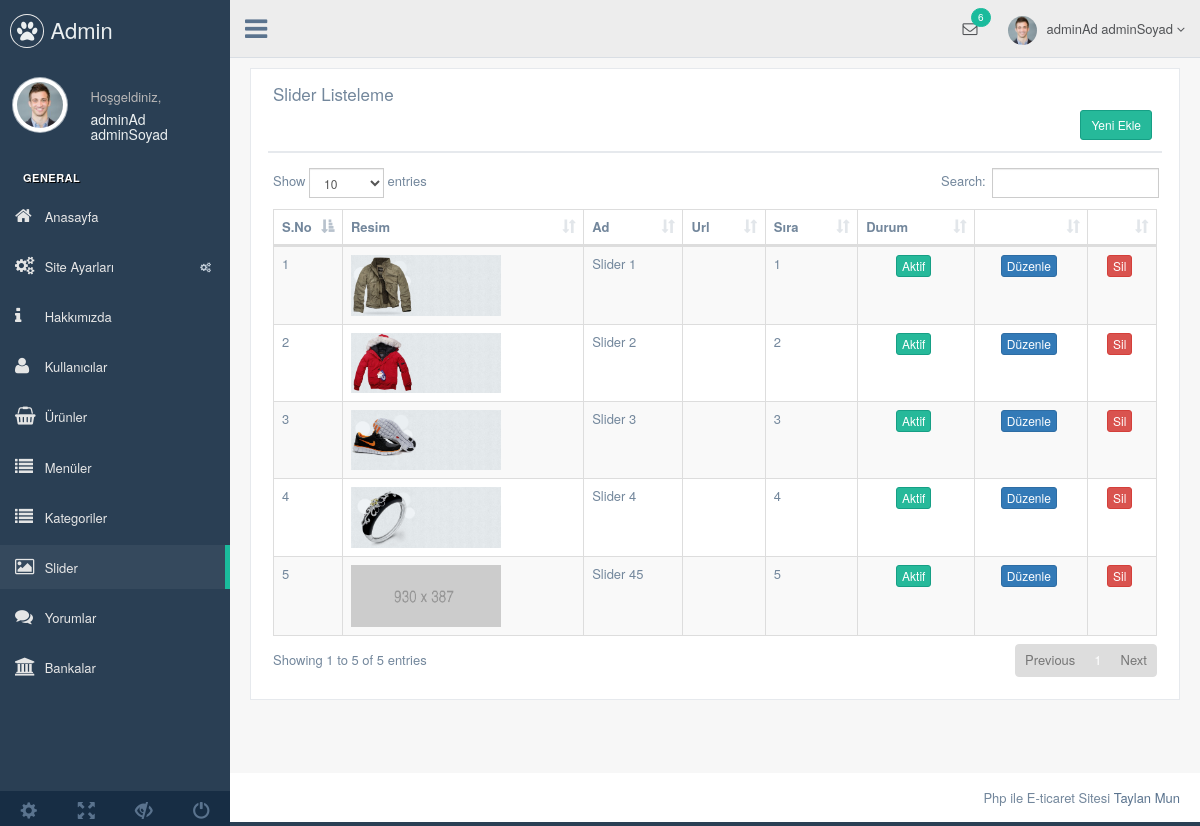
The page /e-ticaret/nedmin/production/slider.php (signed in) on the database its author committed.
### tables this page shows
CREATE TABLE `kullanici` (
  `kullanici_id` int(11) NOT NULL,
  `kullanici_zaman` datetime NOT NULL DEFAULT CURRENT_TIMESTAMP,
  `kullanici_resim` varchar(250) NOT NULL,
  `kullanici_tc` varchar(50) NOT NULL,
  `kullanici_ad` varchar(50) NOT NULL,
  `kullanici_mail` varchar(100) NOT NULL,
  `kullanici_gsm` varchar(50) NOT NULL,
  `kullanici_password` varchar(50) NOT NULL,
  `kullanici_adsoyad` varchar(50) NOT NULL,
  `kullanici_adres` varchar(250) NOT NULL,
  `kullanici_il` varchar(100) NOT NULL,
  `kullanici_ilce` varchar(100) NOT NULL,
  `kullanici_unvan` varchar(100) NOT NULL,
  `kullanici_yetki` varchar(50) NOT NULL,
  `kullanici_durum` int(1) NOT NULL DEFAULT '1'
);

CREATE TABLE `slider` (
  `slider_id` int(11) NOT NULL,
  `slider_ad` varchar(100) NOT NULL,
  `slider_resimyol` varchar(250) NOT NULL,
  `slider_sira` int(2) NOT NULL,
  `slider_link` varchar(250) NOT NULL,
  `slider_durum` enum('0','1') NOT NULL DEFAULT '1'
);

### e-ticaret/nedmin/production/slider.php (the view, shortened to what this page needs)
<?php
include 'header.php';
$slidersor=$db->prepare("SELECT * FROM slider");
$slidersor->execute();
?>
<div class="right_col" role="main">
  <div class="">
    <div class="row">
      <div class="col-md-12 col-sm-12 col-xs-12">
        <div class="x_panel">
          <div class="x_title">
            <h2>Slider Listeleme </h2>
            <div class="clearfix"></div>
            <div align="right">
              <a href="slider-ekle.php"><button class="btn btn-success btn-sm">Yeni Ekle</button></a>
            </div>
          </div>
          <div class="x_content">
            <table id="datatable-responsive" class="table table-striped table-bordered dt-responsive nowrap" cellspacing="0" width="100%">
              <thead>
                <tr>
                  <th>S.No</th>
                  <th>Resim</th>
                  <th>Ad</th>
                  <th>Url</th>
                  <th>Sıra</th>
                  <th>Durum</th>
                  <th></th>
                  <th></th>
                </tr>
              </thead>
              <tbody>
                <?php
                $say=0;
                while($slidercek=$slidersor->fetch(PDO::FETCH_ASSOC)) { $say++ ?>
                  <tr>
                    <td width="20"><?php echo $say ?></td>
                    <td><img width="150" src="../../<?php echo $slidercek['slider_resimyol'] ?>"> </td>
                    <td><?php echo $slidercek['slider_ad'] ?></td>
                    <td><?php echo $slidercek['slider_url'] ?></td>
                    <td><?php echo $slidercek['slider_sira'] ?></td>
                    <td><center><?php
                    if ($slidercek['slider_durum']==1) {?>
                      <button class="btn btn-success btn-xs">Aktif</button>
                    <?php } else{?>
                     <button class="btn btn-danger btn-xs">Pasif</button>
                     <?php } ?> </center>
                   </td>
                   <td><center><a href="slider-duzenle.php?slider_id=<?php echo $slidercek['slider_id']; ?>"><button class="btn btn-primary btn-xs">Düzenle</button></a></center></td>
                   <td><center><a href="../netting/islem.php?slider_id=<?php echo $slidercek['slider_id']; ?> & slidersil=ok&slider_resimyol=<?php echo $slidercek['slider_resimyol'] ?>"><button class="btn btn-danger btn-xs">Sil</button></a></center></td>
                 </tr>
               <?php  }
               ?>
             </tbody>
           </table>
         </div>
       </div>
     </div>
   </div>
 </div>
</div>
<?php include 'footer.php'; ?>

### e-ticaret/nedmin/production/header.php (shortened to what this page needs)
<?php
include '../netting/baglan.php';
$kullanicisor=$db->prepare("SELECT * from kullanici where kullanici_mail=:mail");
$kullanicisor->execute(array(
  'mail' => $_SESSION['kullanici_mail']
));
$kullanicicek=$kullanicisor->fetch(PDO::FETCH_ASSOC);
?>
<!DOCTYPE html>
<html lang="en">
<head>
  <link href="../vendors/bootstrap/dist/css/bootstrap.min.css" rel="stylesheet">
  <link href="../vendors/font-awesome/css/font-awesome.min.css" rel="stylesheet">
  <link href="../vendors/nprogress/nprogress.css" rel="stylesheet">
  <link href="../vendors/iCheck/skins/flat/green.css" rel="stylesheet">
  <link href="../vendors/datatables.net-bs/css/dataTables.bootstrap.min.css" rel="stylesheet">
  <link href="../vendors/datatables.net-buttons-bs/css/buttons.bootstrap.min.css" rel="stylesheet">
  <link href="../vendors/datatables.net-fixedheader-bs/css/fixedHeader.bootstrap.min.css" rel="stylesheet">
  <link href="../vendors/datatables.net-responsive-bs/css/responsive.bootstrap.min.css" rel="stylesheet">
  <link href="../vendors/datatables.net-scroller-bs/css/scroller.bootstrap.min.css" rel="stylesheet">
  <link href="../vendors/dropzone/dist/min/dropzone.min.css" rel="stylesheet">
  <link href="../build/css/custom.min.css" rel="stylesheet">
</head>
<body class="nav-md">
  <div class="container body">
    <div class="main_container">
      <div class="col-md-3 left_col">
        <div class="left_col scroll-view">
          <div class="navbar nav_title" style="border: 0;">
            <a href="index.php" class="site_title"><i class="fa fa-paw"></i> <span>Admin</span></a>
          </div>
          <div class="profile clearfix">
            <div class="profile_pic">
              <img src="images/img.jpg" alt="..." class="img-circle profile_img">
            </div>
            <div class="profile_info">
              <span>Hoşgeldiniz,</span>
              <h2><?php echo $kullanicicek['kullanici_adsoyad']; ?></h2>
            </div>
          </div>
          <br />
          <div id="sidebar-menu" class="main_menu_side hidden-print main_menu">
            <div class="menu_section">
              <h3>General</h3>
              <ul class="nav side-menu">
                <li><a href="index.php"><i class="fa fa-home"></i> Anasayfa </a></li>
                <li><a><i class="fa fa-cogs"></i> Site Ayarları <span class="fa fa-cogs"></span></a>
                </li>
                <li><a href="hakkimizda.php"><i class="fa fa-info"></i> Hakkımızda </a></li>
                <li><a href="kullanici.php"><i class="fa fa-user"></i> Kullanıcılar </a></li>
                <li><a href="urun.php"><i class="fa fa-shopping-basket"></i> Ürünler </a></li>
                <li><a href="menu.php"><i class="fa fa-list"></i> Menüler </a></li>
                <li><a href="kategori.php"><i class="fa fa-list"></i> Kategoriler </a></li>
                <li><a href="slider.php"><i class="fa fa-image"></i> Slider </a></li>
                <li><a href="yorum.php"><i class="fa fa-comments"></i> Yorumlar </a></li>
                <li><a href="banka.php"><i class="fa fa-bank"></i> Bankalar </a></li>
              </ul>
            </div>
          </div>
          <div class="sidebar-footer hidden-small">
            <a data-toggle="tooltip" data-placement="top" title="Settings">
              <span class="glyphicon glyphicon-cog" aria-hidden="true"></span>
            </a>
            <a data-toggle="tooltip" data-placement="top" title="FullScreen">
              <span class="glyphicon glyphicon-fullscreen" aria-hidden="true"></span>
            </a>
            <a data-toggle="tooltip" data-placement="top" title="Lock">
              <span class="glyphicon glyphicon-eye-close" aria-hidden="true"></span>
            </a>
            <a data-toggle="tooltip" data-placement="top" title="Logout">
              <span class="glyphicon glyphicon-off" aria-hidden="true"></span>
            </a>
          </div>
        </div>
      </div>
      <div class="top_nav">
        <div class="nav_menu">
          <nav>
            <div class="nav toggle">
              <a id="menu_toggle"><i class="fa fa-bars"></i></a>
            </div>
            <ul class="nav navbar-nav navbar-right">
              <li class="">
                <a href="javascript:;" class="user-profile dropdown-toggle" data-toggle="dropdown" aria-expanded="false">
                  <img src="images/img.jpg" alt=""><?php echo $kullanicicek['kullanici_adsoyad']; ?>
                  <span class=" fa fa-angle-down"></span>
                </a>
              </li>
              <li role="presentation" class="dropdown">
                <a href="javascript:;" class="dropdown-toggle info-number" data-toggle="dropdown" aria-expanded="false">
                  <i class="fa fa-envelope-o"></i>
                  <span class="badge bg-green">6</span>
                </a>
              </li>
            </ul>
          </nav>
        </div>
      </div>

### e-ticaret/nedmin/production/footer.php (shortened to what this page needs)
        <footer>
          <div class="pull-right">
            Php ile E-ticaret Sitesi <a href="#">Taylan Mun</a>
          </div>
          <div class="clearfix"></div>
        </footer>
      </div>
    </div>
  </body>
</html>

### rows shown on the page
kullanici: kullanici_adsoyad "adminAd adminSoyad"
slider: slider_resimyol (picture), slider_ad "Slider 1", slider_sira "1", slider_durum "Aktif"
slider: slider_resimyol (picture), slider_ad "Slider 2", slider_sira "2", slider_durum "Aktif"
slider: slider_resimyol (picture), slider_ad "Slider 3", slider_sira "3", slider_durum "Aktif"
slider: slider_resimyol (picture), slider_ad "Slider 4", slider_sira "4", slider_durum "Aktif"
slider: slider_resimyol (picture), slider_ad "Slider 45", slider_sira "5", slider_durum "Aktif"
